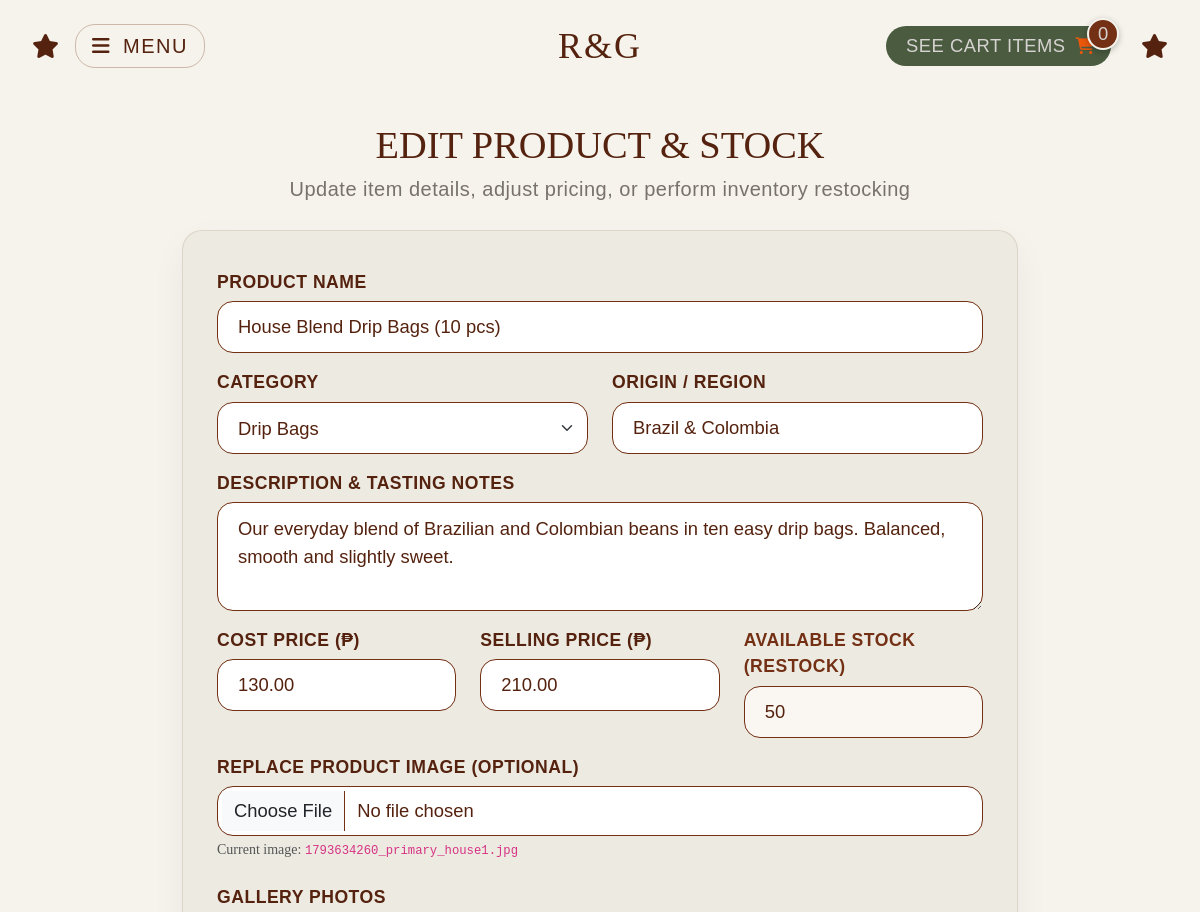
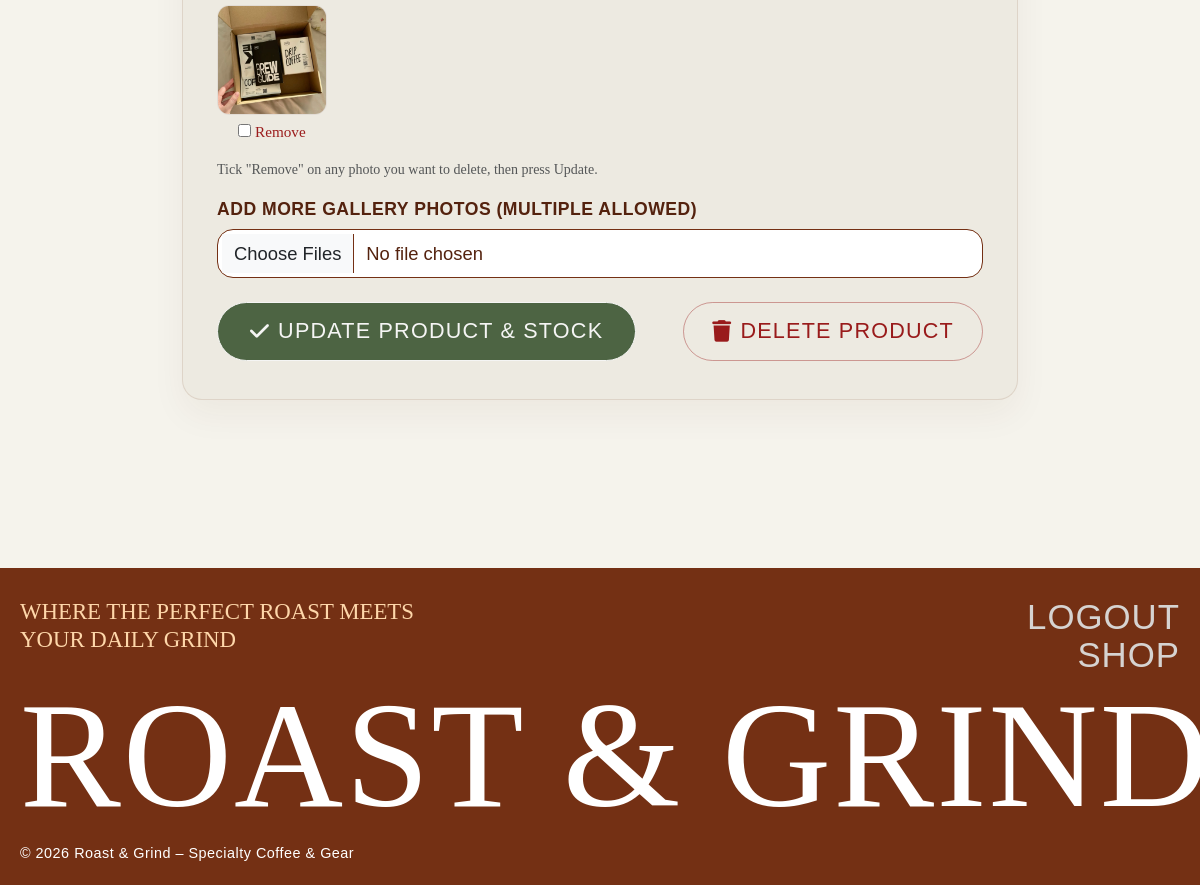
The page /item/edit.php?id=14 (signed in) on the database its author committed (2 pictures, top to bottom).
### tables this page shows
CREATE TABLE `item` (
  `item_id` int(11) NOT NULL,
  `item_name` varchar(150) NOT NULL,
  `description` text NOT NULL,
  `origin` varchar(100) NOT NULL DEFAULT 'N/A',
  `category` varchar(50) NOT NULL,
  `cost_price` decimal(10,2) NOT NULL,
  `sell_price` decimal(10,2) NOT NULL,
  `img_path` varchar(255) NOT NULL DEFAULT 'default_coffee.jpg'
);

CREATE TABLE `item_images` (
  `image_id` int(11) NOT NULL,
  `item_id` int(11) NOT NULL,
  `img_path` varchar(255) NOT NULL
);

### item/edit.php (the view, shortened to what this page needs)
<?php
require_once "../includes/config.php";
$item_id = intval($_GET['id']);
$sql = "SELECT i.*, COALESCE(s.quantity, 0) AS quantity
        FROM item i
        LEFT JOIN stock s USING (item_id)
        WHERE i.item_id = ?";
$stmt = mysqli_prepare($conn, $sql);
mysqli_stmt_bind_param($stmt, "i", $item_id);
mysqli_stmt_execute($stmt);
$result = mysqli_stmt_get_result($stmt);
$product = mysqli_fetch_assoc($result);
$stmt_gal = mysqli_prepare($conn, "SELECT image_id, img_path FROM item_images WHERE item_id = ? ORDER BY image_id");
mysqli_stmt_bind_param($stmt_gal, "i", $item_id);
mysqli_stmt_execute($stmt_gal);
$gallery = mysqli_fetch_all(mysqli_stmt_get_result($stmt_gal), MYSQLI_ASSOC);
$old = $_SESSION['old_input'] ?? [];
if ((int) ($old['item_id'] ?? 0) !== $item_id) {
    $old = [];
}
function fieldVal($old, $key, $product)
{
    return htmlspecialchars((string) ($old[$key] ?? $product[$key]));
}
require_once "../includes/header.php";
?>
<div class="admin-form-wrapper">
    <h1 class="admin-form-title">Edit Product & Stock</h1>
    <p class="admin-form-subtitle">Update item details, adjust pricing, or perform inventory restocking</p>
    <div class="admin-form-card">
        <form action="update.php" method="POST" enctype="multipart/form-data">
            <div class="mb-3">
                <label class="admin-form-label">Product Name</label>
                <input type="text" name="item_name" class="form-control admin-form-input"
                       value="<?= fieldVal($old, 'item_name', $product); ?>">
            </div>
            <div class="row">
                <div class="col-md-6 mb-3">
                    <label class="admin-form-label">Category</label>
                    <select name="category" class="form-select admin-form-select">
                        <?php $currentCat = $old['category'] ?? $product['category']; ?>
                        <?php foreach (PRODUCT_CATEGORIES as $cat): ?>
                            <option value="<?= $cat; ?>" <?= $currentCat === $cat ? 'selected' : ''; ?>><?= $cat; ?></option>
                        <?php endforeach; ?>
                    </select>
                </div>
                <div class="col-md-6 mb-3">
                    <label class="admin-form-label">Origin / Region</label>
                    <input type="text" name="origin" class="form-control admin-form-input"
                           value="<?= fieldVal($old, 'origin', $product); ?>">
                </div>
            </div>
            <div class="mb-3">
                <label class="admin-form-label">Description & Tasting Notes</label>
                <textarea name="description" rows="3" class="form-control admin-form-textarea"><?= fieldVal($old, 'description', $product); ?></textarea>
            </div>
            <div class="row">
                <div class="col-md-4 mb-3">
                    <label class="admin-form-label">Cost Price (₱)</label>
                    <input type="text" name="cost_price" class="form-control admin-form-input"
                           value="<?= fieldVal($old, 'cost_price', $product); ?>">
                </div>
                <div class="col-md-4 mb-3">
                    <label class="admin-form-label">Selling Price (₱)</label>
                    <input type="text" name="sell_price" class="form-control admin-form-input"
                           value="<?= fieldVal($old, 'sell_price', $product); ?>">
                </div>
                <div class="col-md-4 mb-3">
                    <label class="admin-form-label" style="color: var(--arch-brown);">Available Stock (Restock)</label>
                    <input type="text" name="quantity" class="form-control admin-form-input restock-highlight"
                           value="<?= fieldVal($old, 'quantity', $product); ?>">
                </div>
            </div>
            <div class="mb-4">
                <label class="admin-form-label">Replace Product Image (Optional)</label>
                <input type="file" name="product_image" class="form-control admin-form-input" accept=".jpg,.jpeg,.png">
                <small class="text-muted" style="font-family: 'Alinore';">Current image: <code><?= htmlspecialchars($product['img_path']); ?></code></small>
            </div>
            <div class="mb-4">
                <label class="admin-form-label">Gallery Photos</label>
                <?php if (count($gallery) === 0): ?>
                    <p class="text-muted mb-2" style="font-family: 'Alinore';">No gallery photos yet.</p>
                <?php else: ?>
                    <div class="d-flex flex-wrap gap-3 mb-3">
                        <?php foreach ($gallery as $g): ?>
                            <div class="text-center" style="width: 110px;">
                                <img src="images/<?= htmlspecialchars($g['img_path']); ?>"
                                     alt="Gallery photo"
                                     style="width: 110px; height: 110px; object-fit: cover; border-radius: 12px; border: 1px solid #E2DCD5;"
                                     onerror="this.src='https://placehold.co/110x110/743014/FFF5EA?text=No+Image'">
                                <label style="font-family: 'Alinore'; font-size: 0.95rem; color: #9B1C1C; display: block; margin-top: 6px; cursor: pointer;">
                                    <input type="checkbox" name="remove_images[]" value="<?= (int) $g['image_id']; ?>"> Remove
                                </label>
                            </div>
                        <?php endforeach; ?>
                    </div>
                    <small class="text-muted d-block mb-3" style="font-family: 'Alinore';">Tick "Remove" on any photo you want to delete, then press Update.</small>
                <?php endif; ?>
                <label class="admin-form-label">Add More Gallery Photos (Multiple allowed)</label>
                <input type="file" name="gallery_images[]" class="form-control admin-form-input" accept=".jpg,.jpeg,.png" multiple>
            </div>
            <div class="d-flex justify-content-between align-items-center mt-4 flex-wrap gap-3">
                <button type="submit" class="admin-edit-submit-btn">
                    <i class="fa-solid fa-check me-2"></i> Update Product & Stock
                </button>
                <button type="submit" form="deleteProductForm" class="admin-edit-delete-btn"
                        onclick="return confirm('Are you sure you want to delete \'<?= addslashes(htmlspecialchars($product['item_name'])); ?>\'?');">
                    <i class="fa-solid fa-trash me-2"></i> Delete Product
                </button>
            </div>
        </form>
    </div>
</div>
<?php require_once "../includes/footer.php"; ?>

### includes/style/style.css (style rules this page uses)
* { -ms-overflow-style: none !important; scrollbar-width: none !important; }
:root { --bg-cream: #F5F3EC; --text-brown: #54220E; --arch-brown: #743014; --text-cream: #FED7AA; --btn-green: #3F5E38; }
* { box-sizing: border-box; margin: 0; padding: 0; }
:root { --shop-spacing: 32px; }
html, body.store-wrapper { background-color: var(--bg-cream); min-height: 100vh; padding-bottom: 0 !important; width: 100%; max-width: 100vw; overflow-x: hidden; }
.admin-form-wrapper { width: 100%; max-width: 900px; margin: 20px auto 60px auto; padding: 0 var(--shop-spacing); box-sizing: border-box; }
.admin-form-title { font-family: 'Aqila', serif; color: var(--text-brown); font-size: clamp(2rem, 3.2vw, 3.4rem); text-align: center; text-transform: uppercase; margin-bottom: 6px; }
.admin-form-subtitle { font-family: 'Alinore', sans-serif; color: #78716C; text-align: center; font-size: 1.25rem; margin-bottom: 26px; letter-spacing: 0.5px; }
.admin-form-card { background: #EDEAE1; border-radius: 20px; padding: 38px 34px; border: 1px solid rgba(116, 48, 20, 0.12); box-shadow: 0 15px 35px rgba(84, 34, 14, 0.05); }
.admin-form-label { font-family: 'Alinore', sans-serif; color: var(--text-brown); font-size: 1.1rem; text-transform: uppercase; letter-spacing: 0.5px; margin-bottom: 6px; display: block; font-weight: bold; }
.admin-form-input, .admin-form-select, .admin-form-textarea { border-radius: 16px !important; border: 1px solid var(--arch-brown) !important; padding: 12px 20px !important; background-color: #FFFFFF !important; font-family: 'Alinore', sans-serif; font-size: 1.15rem; color: var(--text-brown) !important; outline: none !important; box-shadow: none !important; transition: border-color 0.2s ease; }
.admin-form-input { height: 52px; }
.admin-form-select { height: 52px; cursor: pointer; }
.admin-form-textarea { resize: vertical; }
.admin-form-input[type="file"] { padding: 10px 16px !important; height: auto; }
.admin-edit-submit-btn { background-color: #4D6443; border: 1px solid #F5F5F4; border-radius: 30px; color: #F5F5F4; font-family: 'Alinore', sans-serif; font-size: 1.35rem; letter-spacing: 1.2px; text-transform: uppercase; padding: 12px 32px; cursor: pointer; transition: all 0.25s ease; display: inline-flex; align-items: center; }
.admin-edit-delete-btn { background-color: transparent; color: #991B1B; border: 1px solid rgba(153, 27, 27, 0.4); border-radius: 30px; font-family: 'Alinore', sans-serif; font-size: 1.35rem; letter-spacing: 1.2px; text-transform: uppercase; padding: 12px 28px; text-decoration: none !important; transition: all 0.25s ease; display: inline-flex; align-items: center; }
.admin-form-input.restock-highlight { border-color: var(--arch-brown) !important; background-color: #FAF7F2 !important; }

### rows shown on the page
item: item_name "House Blend Drip Bags (10 pcs)", category "Drip Bags", origin "Brazil & Colombia", description "Our everyday blend of Brazilian and Colombian beans in ten easy drip bags. Balanced, smooth and slightly sweet.", cost_price "130.00", sell_price "210.00", img_path "1793634260_primary_house1.jpg"
item_images: img_path (picture)

### other values the page prints
$cartCount "0"
